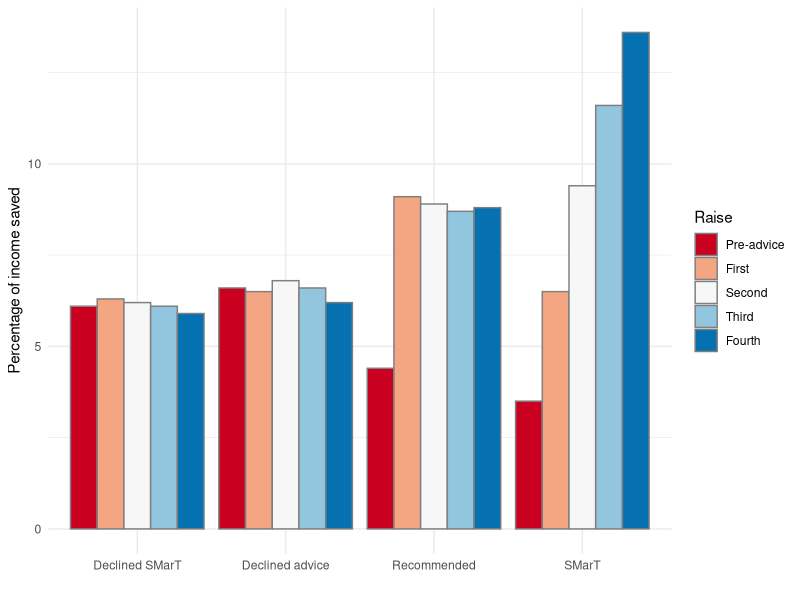

Write the R code that produced this figure.
## ---- chunk 1
#| label: fig-smart
#| fig-cap: Savings rates for SMarT
#| warning: false

library(ggplot2)
library(dplyr)
library(tidyr)

df <- data.frame( "Raise" = c("Pre-advice", "First", "Second", "Third", "Fourth"),
                  "Declined-advice"=c(6.6, 6.5, 6.8, 6.6, 6.2),
                  "Recommended"=c(4.4, 9.1, 8.9, 8.7, 8.8),
                  "SMarT"= c(3.5, 6.5, 9.4, 11.6, 13.6),
                  "Declined"= c(6.1, 6.3, 6.2, 6.1, 5.9)
                  )

df2 <- df |>
  pivot_longer(!Raise, names_to = "group", values_to ="percentage") |>
  arrange(group) |>
  mutate(Raise=factor(Raise, levels=c("Pre-advice", "First", "Second", "Third", "Fourth")))

df2 <- df2[,c(2,1,3)]

df2 <- df2 |>
  mutate(group = replace(group, group == "No.advice", "Declined advice")) |>
  mutate(group = replace(group, group == "Declined", "Declined SMarT"))

ggplot(df2, aes(group, percentage)) +
  geom_col(aes(group = Raise, fill=Raise), colour = "grey50", position = "dodge")+ 
  labs(x = "", y = "Percentage of income saved") +
  scale_fill_brewer(palette="RdBu")+
  #change Declined.advice to Declined advice
  scale_x_discrete(labels = function(x) gsub("Declined.advice", "Declined advice", x))+

  # Set the theme
  theme_minimal()
